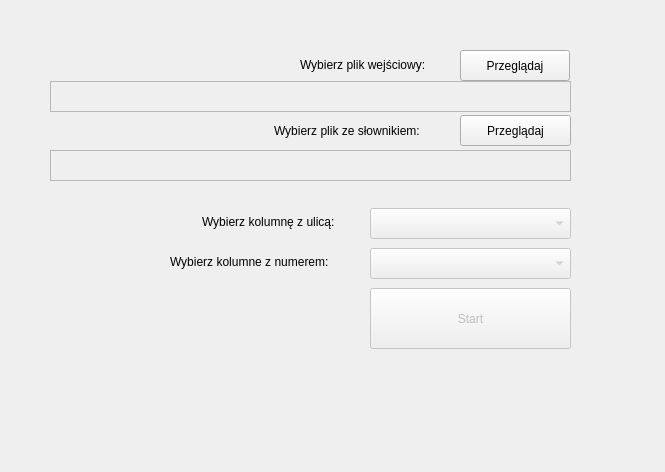
<?xml version="1.0" encoding="UTF-8"?>
<ui version="4.0">
 <class>Form</class>
 <widget class="QWidget" name="Form">
  <property name="geometry">
   <rect>
    <x>0</x>
    <y>0</y>
    <width>665</width>
    <height>472</height>
   </rect>
  </property>
  <property name="windowTitle">
   <string>Form</string>
  </property>
  <widget class="QPushButton" name="start_button">
   <property name="enabled">
    <bool>false</bool>
   </property>
   <property name="geometry">
    <rect>
     <x>370</x>
     <y>288</y>
     <width>201</width>
     <height>61</height>
    </rect>
   </property>
   <property name="text">
    <string>Start</string>
   </property>
  </widget>
  <widget class="QComboBox" name="combo_ulica">
   <property name="enabled">
    <bool>false</bool>
   </property>
   <property name="geometry">
    <rect>
     <x>370</x>
     <y>208</y>
     <width>201</width>
     <height>31</height>
    </rect>
   </property>
  </widget>
  <widget class="QComboBox" name="combo_numer">
   <property name="enabled">
    <bool>false</bool>
   </property>
   <property name="geometry">
    <rect>
     <x>370</x>
     <y>248</y>
     <width>201</width>
     <height>31</height>
    </rect>
   </property>
  </widget>
  <widget class="QLabel" name="label_ulica">
   <property name="geometry">
    <rect>
     <x>202</x>
     <y>212</y>
     <width>160</width>
     <height>20</height>
    </rect>
   </property>
   <property name="text">
    <string>Wybierz kolumnę z ulicą:</string>
   </property>
  </widget>
  <widget class="QLabel" name="label_numer">
   <property name="geometry">
    <rect>
     <x>170</x>
     <y>251</y>
     <width>201</width>
     <height>21</height>
    </rect>
   </property>
   <property name="text">
    <string>Wybierz kolumne z numerem:</string>
   </property>
  </widget>
  <widget class="QLabel" name="label_ulica_2">
   <property name="geometry">
    <rect>
     <x>300</x>
     <y>50</y>
     <width>161</width>
     <height>30</height>
    </rect>
   </property>
   <property name="text">
    <string>Wybierz plik wejściowy:</string>
   </property>
  </widget>
  <widget class="QPushButton" name="input_button">
   <property name="geometry">
    <rect>
     <x>460</x>
     <y>50</y>
     <width>110</width>
     <height>31</height>
    </rect>
   </property>
   <property name="text">
    <string>Przeglądaj</string>
   </property>
  </widget>
  <widget class="QLabel" name="label_ulica_3">
   <property name="geometry">
    <rect>
     <x>274</x>
     <y>116</y>
     <width>181</width>
     <height>30</height>
    </rect>
   </property>
   <property name="text">
    <string>Wybierz plik ze słownikiem:</string>
   </property>
  </widget>
  <widget class="QPushButton" name="slownik_button">
   <property name="geometry">
    <rect>
     <x>460</x>
     <y>115</y>
     <width>111</width>
     <height>31</height>
    </rect>
   </property>
   <property name="text">
    <string>Przeglądaj</string>
   </property>
  </widget>
  <widget class="QPlainTextEdit" name="input_path">
   <property name="enabled">
    <bool>false</bool>
   </property>
   <property name="geometry">
    <rect>
     <x>50</x>
     <y>81</y>
     <width>521</width>
     <height>31</height>
    </rect>
   </property>
   <property name="maximumSize">
    <size>
     <width>16777215</width>
     <height>31</height>
    </size>
   </property>
  </widget>
  <widget class="QPlainTextEdit" name="slownik_path">
   <property name="enabled">
    <bool>false</bool>
   </property>
   <property name="geometry">
    <rect>
     <x>50</x>
     <y>150</y>
     <width>521</width>
     <height>31</height>
    </rect>
   </property>
   <property name="maximumSize">
    <size>
     <width>16777215</width>
     <height>31</height>
    </size>
   </property>
  </widget>
 </widget>
 <resources/>
 <connections/>
</ui>
